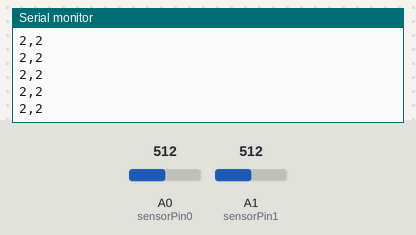
This sketch was run on a simulated Arduino Uno, built with avr-gcc and run on an emulated ATmega328P. Parts: the last lines printed to the serial monitor. The inputs (shaded band) are chosen by the test bench; at power-on: A0 (sensorPin0) = 512, A1 (sensorPin1) = 512.

Above: at 1.2 s.
1.3 s: A0 (sensorPin0) set to 716
At 1.56 s:
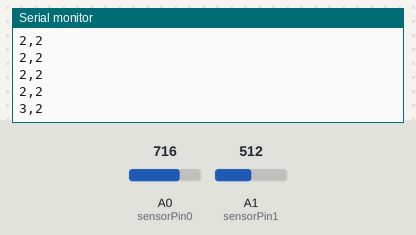
2.8 s: A1 (sensorPin1) set to 716
At 2.96 s:
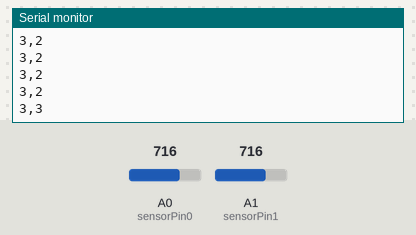
4.3 s: A0 (sensorPin0) set to 900
At 4.36 s:
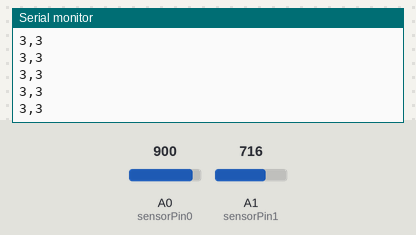
5.8 s: A1 (sensorPin1) set to 900
At 5.97 s:
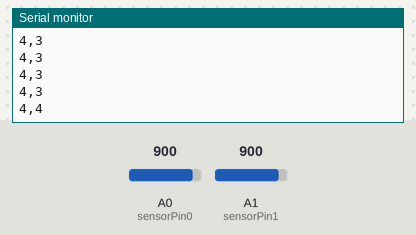
Timing chart, 0 to 8.3 s (numbered marks = the images above; inputs shaded):
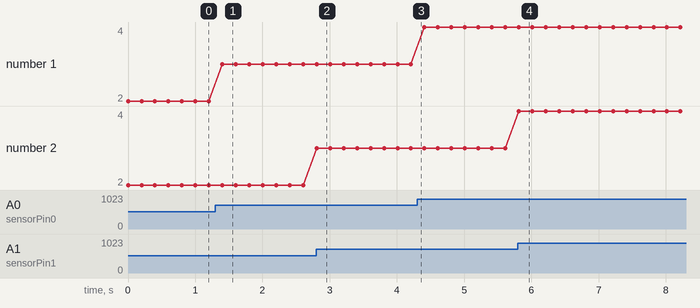

Measured:
- after the input at 1.3 s, the serial monitor: prints a new line after 0.10 s (image 1)
- after the input at 2.8 s, the serial monitor: prints a new line at once (image 2)
- after the input at 5.8 s, the serial monitor: prints a new line at once (image 4)
- plotted number 1: 2 → 3 after the input at 1.3 s, 3 → 4 after the input at 4.3 s

The sketch:

pressure.ino
```cpp
// We assume two pressure sensors connected
// to analog inputs A0 and A1.
int sensorPin0 = A0;
int sensorPin1 = A1;
int sensorValue0 = 0;
int sensorValue1 = 0;

void setup() {
  Serial.begin(9600);
}

void loop() {
  // Read the value from the sensor:
  sensorValue0 = analogRead(sensorPin0);
  sensorValue1 = analogRead(sensorPin1);

  // Since these values are 0-1023, convert them
  // to an actual voltage value.
  sensorValue0 = sensorValue0 * (5.0 / 1023.0);
  sensorValue1 = sensorValue1 * (5.0 / 1023.0);

  // Print the voltages to the serial
  Serial.print(sensorValue0);
  Serial.print(",");
  Serial.println(sensorValue1);

  // Stop the program for 200 milliseconds:
  delay(200);
}
```
